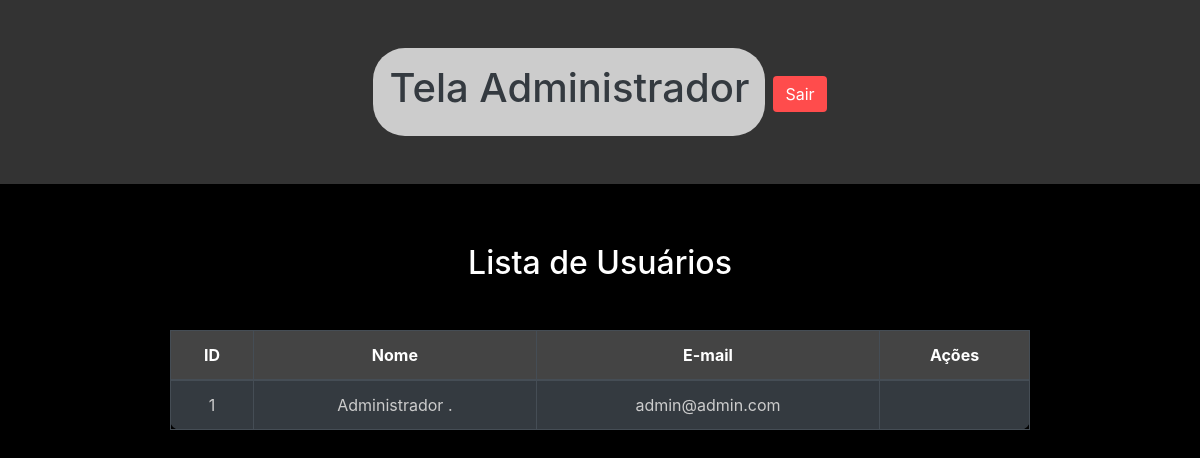
Page /admin (signed in) on the earlier database version.
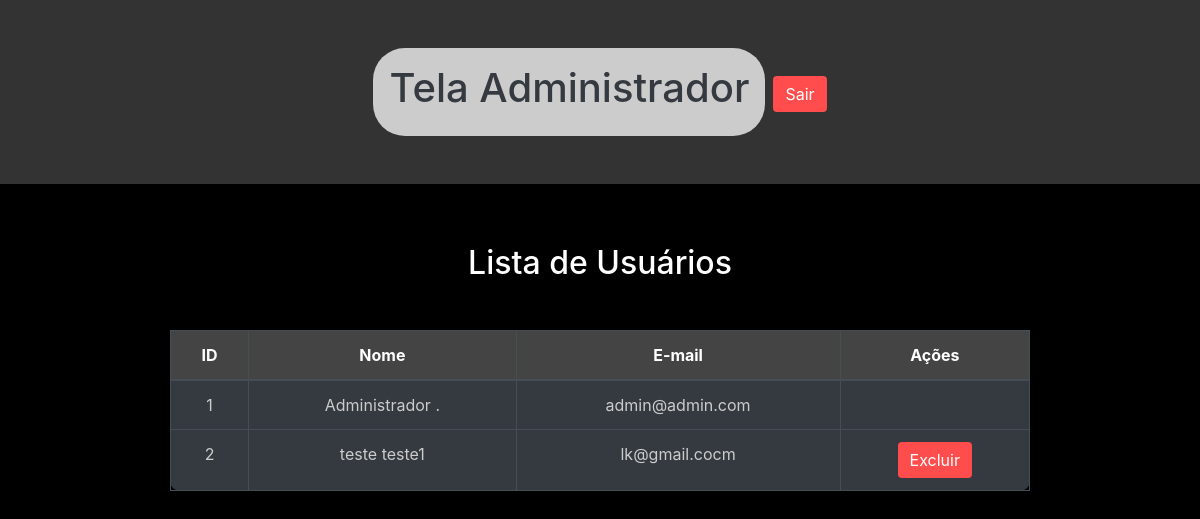
Same page on the later database version.
### network/models.py (models this page shows)
class User(db.Model, UserMixin):
    id = db.Column(db.Integer, primary_key=True)
    nome = db.Column(db.String, nullable=True)
    sobrenome = db.Column(db.String, nullable=True)
    email = db.Column(db.String, nullable=True)
    senha = db.Column(db.String, nullable=True)
    last_login = db.Column(db.DateTime, nullable=True)
    imagem = db.Column(db.String, nullable=True, default='default.png')
    posts = db.relationship('Post', backref='user', lazy=True)
    post_comentarios = db.relationship('PostComentarios', backref='user', lazy=True)

### network/routes.py (the view)
@app.route('/admin')
@login_required
def pagina_admin():
    usuarios = User.query.all()
    return render_template('admin.html', usuarios=usuarios)

### network/models.py (called while the page is built)
@login_manager.user_loader
def load_user(user_id):
    return User.query.get(user_id)

### network/templates/admin.html (shortened to what this page needs)
<!DOCTYPE html>
<html lang="en">
<head>
    <link rel="stylesheet" href="https://stackpath.bootstrapcdn.com/bootstrap/4.5.2/css/bootstrap.min.css">
    <link rel="stylesheet" href="{{ url_for('static', filename='styles/styleAdmin.css') }}">
</head>
<body>
    <header>
        <div id="fundo-header">
            <h1 class="text-dark">Tela Administrador</h1>
        </div>
        <div class="margin-top-logout pl-2">
            <a href="{{ url_for('logout') }}" class="btn btn-danger">Sair</a>
        </div>
    </header>
    <div class="table-container">
        <h2>Lista de Usuários</h2>
        <table class="table table-dark table-hover table-bordered mt-5 ">
            <thead>
                <tr>
                    <th>ID</th>
                    <th>Nome</th>
                    <th>E-mail</th>
                    <th>Ações</th>
                </tr>
            </thead>
            <tbody>
                {% for usuario in usuarios %}
                <tr>
                    <td>{{ usuario.id }}</td>
                    <td>{{ usuario.nome }} {{ usuario.sobrenome }}</td>
                    <td>{{ usuario.email }}</td>
                    <td>
                        {% if usuario.email != 'admin@admin.com' %}
                        <button type="button" class="btn btn-danger text-black" data-bs-toggle="modal" data-bs-target="#confirmDeleteModal{{ usuario.id }}">
                            Excluir
                        </button>
                        {% endif %}
                    </td>
                </tr>
                {% else %}
                <tr>
                    <td colspan="4">Nenhum usuário encontrado.</td>
                </tr>
                {% endfor %}
            </tbody>
        </table>
    </div>
</body>
</html>

### network/static/styles/styleAdmin.css (style rules this page uses)
body { background-color: #000; color: #fff; }
h2 { text-align: center; margin-top: 20px; }
header { background-color: #333; padding: 3rem; display: flex; justify-content: center; }
#fundo-header { background-color: #ccc; padding: 1rem; border-radius: 2rem; }
table { background-color: #333; border-radius: 10px; }
th, td { text-align: center; padding: 12px; border-bottom: 1px solid #444; }
th { background-color: #444; color: #fff; }
td { color: #ccc; }
.btn-danger { background-color: #ff4c4c; border: none; }
.table-container { margin: 20px auto; padding: 20px; max-width: 900px; }
.margin-top-logout { margin-top: 1.75rem; }

Differences in the rows shown:
added User: id "2", nome "teste", sobrenome "teste1", email "lk@gmail.cocm"
